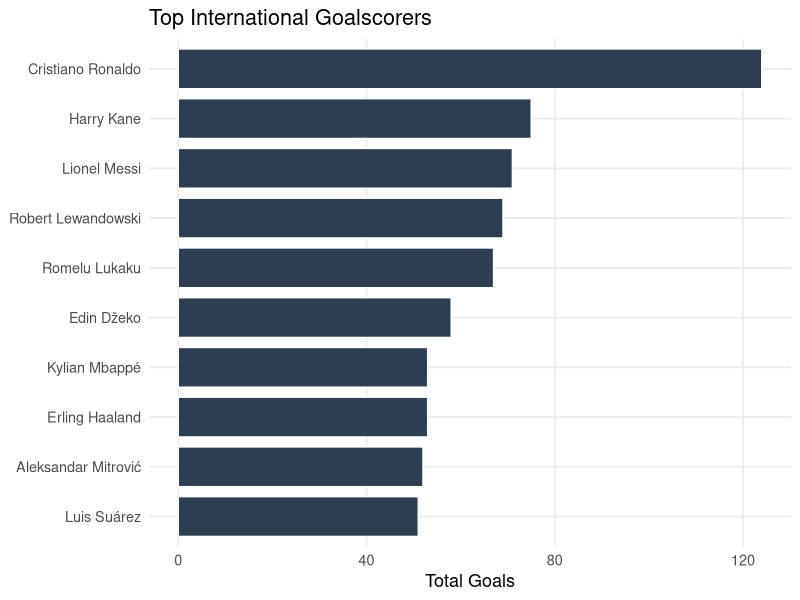
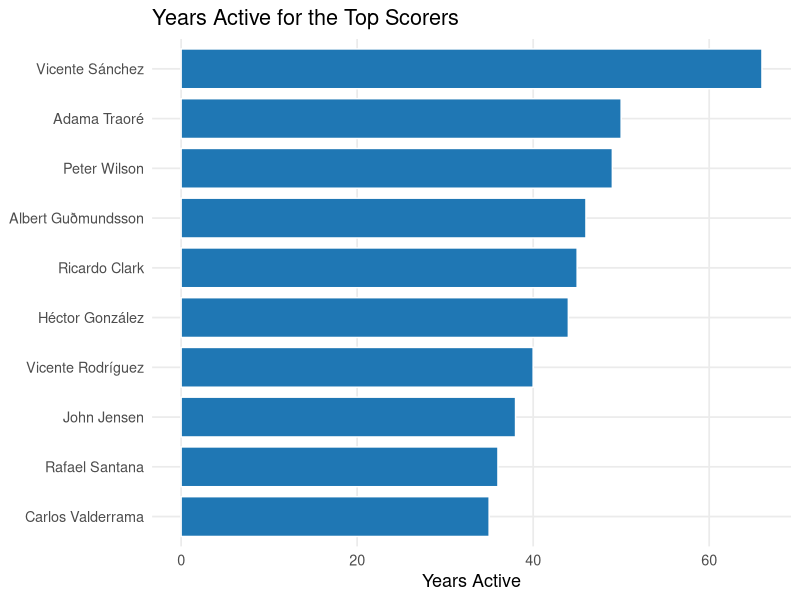
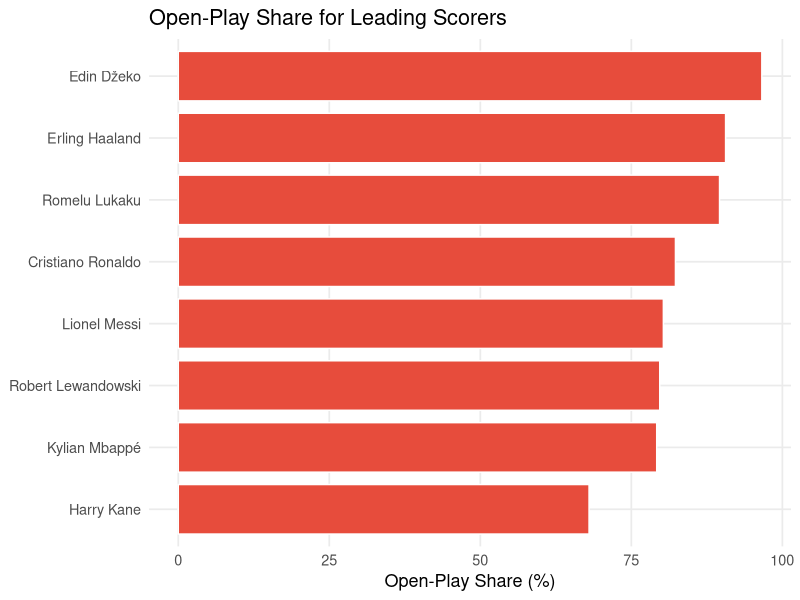

Recreate these plots in R, in order.
## ---- chunk 1
#| echo: false
#| warning: false
#| message: false
library(dplyr)
library(readr)
library(ggplot2)
library(forcats)

clean_goals <- read_csv("goalscorers_cleaned.csv", show_col_types = FALSE)
## ---- chunk 2
#| echo: false
#| warning: false
#| message: false
ranked_scorers <- clean_goals |>
  filter(!is.na(scorer)) |>
  count(scorer, name = "total_goals", sort = TRUE) |>
  head(10)

ggplot(ranked_scorers, aes(x = fct_reorder(scorer, total_goals), y = total_goals)) +
  geom_col(fill = "#2C3E50", color = "white", width = 0.8) +
  coord_flip() +
  theme_minimal(base_size = 13) +
  labs(title = "Top International Goalscorers", x = NULL, y = "Total Goals") +
  theme(panel.grid.minor = element_blank())
## ---- chunk 3
#| echo: false
#| warning: false
#| message: false
longevity <- clean_goals |>
  filter(!is.na(scorer), !is.na(year)) |>
  group_by(scorer) |>
  summarise(
    first_year = min(year),
    last_year = max(year),
    years_active = last_year - first_year + 1,
    .groups = "drop"
  ) |>
  arrange(desc(years_active)) |>
  head(10)

ggplot(longevity, aes(x = fct_reorder(scorer, years_active), y = years_active)) +
  geom_col(fill = "#1F77B4", color = "white", width = 0.8) +
  coord_flip() +
  theme_minimal(base_size = 13) +
  labs(title = "Years Active for the Top Scorers", x = NULL, y = "Years Active") +
  theme(panel.grid.minor = element_blank())
## ---- chunk 4
#| echo: false
#| warning: false
#| message: false
top_scorers <- clean_goals |>
  filter(!is.na(scorer)) |>
  count(scorer, name = "total_goals", sort = TRUE) |>
  head(8)

style_summary <- clean_goals |>
  filter(!is.na(scorer), !is.na(goal_type), scorer %in% top_scorers$scorer) |>
  count(scorer, goal_type, name = "goals") |>
  group_by(scorer) |>
  mutate(total_goals = sum(goals)) |>
  ungroup() |>
  filter(goal_type == "Open Play") |>
  mutate(open_play_share = round(100 * goals / total_goals, 1)) |>
  arrange(desc(open_play_share))

ggplot(style_summary, aes(x = fct_reorder(scorer, open_play_share), y = open_play_share)) +
  geom_col(fill = "#E74C3C", color = "white", width = 0.8) +
  coord_flip() +
  theme_minimal(base_size = 13) +
  labs(title = "Open-Play Share for Leading Scorers", x = NULL, y = "Open-Play Share (%)") +
  theme(panel.grid.minor = element_blank())
